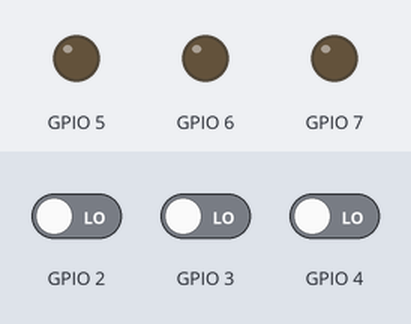
Simulated run of this sketch. Board: ESP32-S3. Parts: output pins drawn as LEDs (lit = HIGH). Dashed ring = blinking. Inputs (shaded band) come from the test bench; at power-on: GPIO 4 LOW, GPIO 2 LOW, GPIO 3 LOW. USB keyboard and mouse output is not drawn.

Above: at 1.2 s.
1.3 s: GPIO 4 driven HIGH
At 3.1 s:
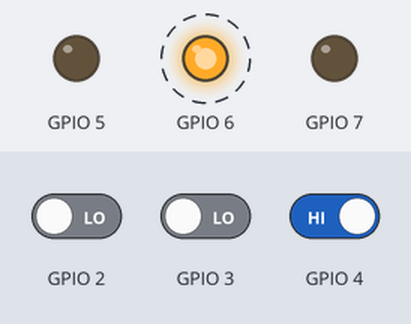
7.3 s: GPIO 4 driven LOW
At 8.6 s:
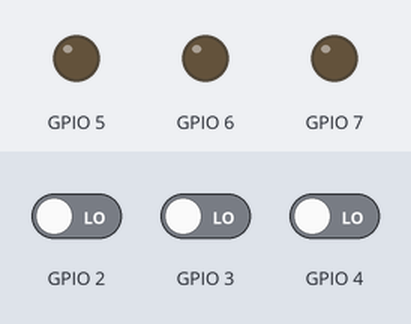
Timing chart, 0 to 10.3 s (numbered marks = the images above; inputs shaded):
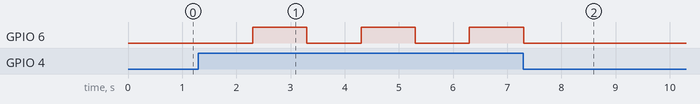

The sketch:

bt-wifi.ino
```cpp
#include <BleKeyboard.h>

BleKeyboard bleKeyboard("Wifi+BT Module", "Alexander Gaggl", 100);

int pastCoordinate = 0;
int currentCoordinate = 0;
int currentCharValue = 0;
int inputClock = 0;
int shift = 0;
bool readReady = false;
bool enter = false;
char inChar = 'a';
char dataChar = 'a';
char commands[18] = {'+', '-', '<', '>', '[', ']', ',', '.', '?', '!', ':', '~', '^', '=', '@', '*', '/', '\"'};
String charNames[7] = {"[heart]", "[checkMark]", "[crossMark]", "[apple]", "[banana]", "[entity]", "[deleteChar]"};

char ascii(int value) {
    if (value < 10) {
        return char(value + 48);
    } else {
        if (value < 37) {
            if (value == 36) {
                return ' ';
            } else {
                return char(value + 55);
            }
        } else {
            return commands[value - 37];
        }
    }
}

void setup() {
    Serial.begin(9600);
    bleKeyboard.begin();
    pinMode(2, INPUT);
    pinMode(3, INPUT);
    pinMode(4, INPUT);
    pinMode(5, OUTPUT);
    pinMode(6, OUTPUT);
    pinMode(7, OUTPUT);
}

void updateShiftLayer() {
    if (shift == 3) {
        digitalWrite(5, HIGH);
        digitalWrite(6, HIGH);
        digitalWrite(7, LOW);
    } else {
        for (int i = 0; i < 3; i++) {
            if (shift == i) {
                digitalWrite(i + 5, HIGH);
            } else {
                digitalWrite(i + 5, LOW);
            }
        }
    }
}

void loop() {
    if (Serial.available() > 0) {
        inChar = Serial.read();

        if (dataChar == 'a') {
            dataChar = inChar;
        } else {
            if (inChar == '0') {
                if (enter) {
                    Serial.print('e');
                } else {
                    Serial.print(ascii(currentCharValue + (shift * 14)));
                }

                enter = false;
            }

            if (inChar == '1') {
                shift = int(dataChar) - 48;
                updateShiftLayer();
            }

            if (inChar == '2') {
                if (int(dataChar) < 128) {
                    bleKeyboard.print(dataChar);
                } else {
                    bleKeyboard.print(charNames[int(dataChar) - 128]);
                }
            }

            dataChar = 'a';
        }
    }

    currentCoordinate = digitalRead(2) + (digitalRead(3) * 2);

    if (currentCoordinate != pastCoordinate && readReady) {
        if (currentCoordinate == (pastCoordinate + 1) || (pastCoordinate - currentCoordinate) == 2) {
            if (currentCharValue == 14) {
                currentCharValue = 0;
            } else {
                currentCharValue++;
            }
        } else {
            if (currentCharValue == 0) {
                currentCharValue = 14;
            } else {
                currentCharValue--;
            }
        }

        pastCoordinate = currentCoordinate;
    }

    if (digitalRead(4) == 1) {
        inputClock = 0;

        while (digitalRead(4) == 1 && inputClock < 100) {
            delay(10);
            inputClock++;
        }

        if (inputClock == 100) {
            if (readReady) {
                digitalWrite(6, LOW);
            } else {
                digitalWrite(6, HIGH);
            }

            shift = 0;
            enter = false;
            currentCharValue = 0;
            currentCoordinate = 0;
            readReady = !(readReady);
        } else {
            if (currentCharValue == 14) {
                if (shift == 3) {
                    shift = 0;
                } else {
                    shift++;
                }

                updateShiftLayer();
            } else {
                enter = true;
            }
        }
    }
}
```

Measured:
- after the input at 1.3 s, GPIO 6: alternates HIGH for 1.0 s and LOW for 1.0 s, starting after 1.0 s
- after the input at 7.3 s, GPIO 6: goes on until 7.3 s, then stays LOW
